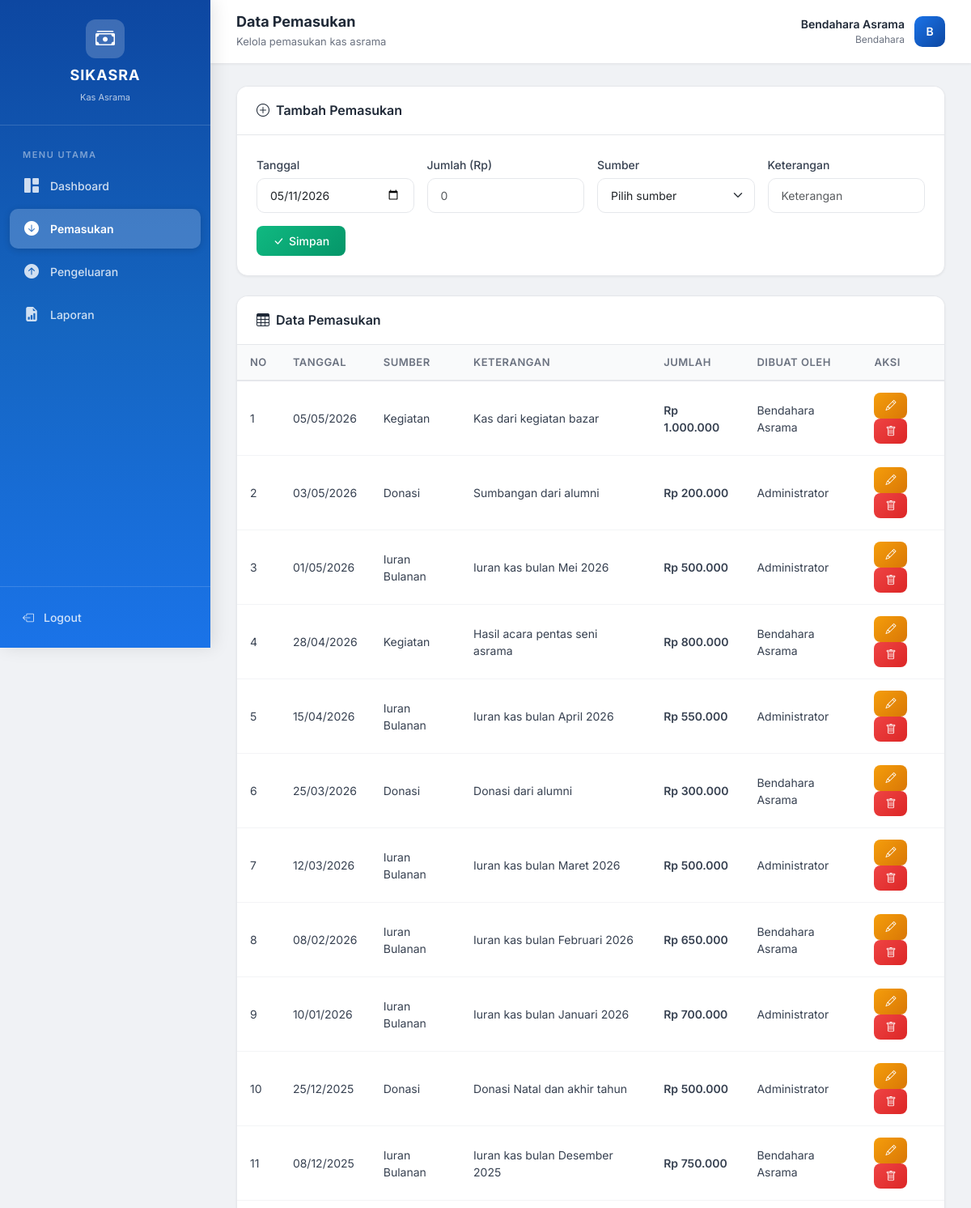
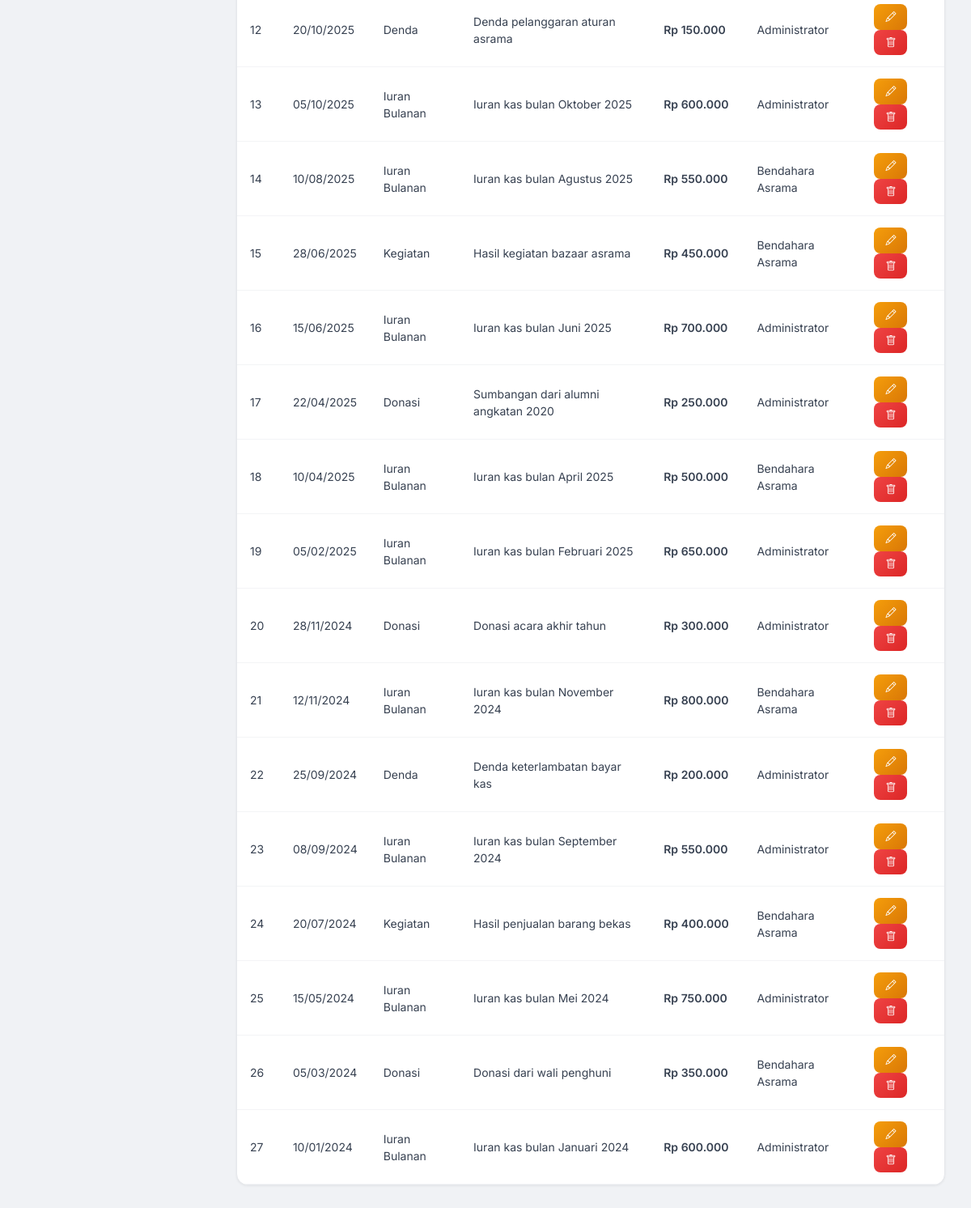
Screenshot of /pages/pemasukan.php (signed in) with the database file from the repository (2 pictures, top to bottom).
### tables this page shows
CREATE TABLE IF NOT EXISTS pemasukan (
    id INT AUTO_INCREMENT PRIMARY KEY,
    tanggal DATE NOT NULL,
    jumlah DECIMAL(15,2) NOT NULL,
    keterangan TEXT,
    sumber_pemasukan VARCHAR(100) NOT NULL,
    created_by INT,
    created_at TIMESTAMP DEFAULT CURRENT_TIMESTAMP,
    FOREIGN KEY (created_by) REFERENCES users(id) ON DELETE SET NULL
);

CREATE TABLE IF NOT EXISTS users (
    id INT AUTO_INCREMENT PRIMARY KEY,
    username VARCHAR(50) NOT NULL UNIQUE,
    password VARCHAR(255) NOT NULL,
    nama_lengkap VARCHAR(100) NOT NULL,
    role ENUM('admin', 'bendahara') NOT NULL DEFAULT 'bendahara',
    created_at TIMESTAMP DEFAULT CURRENT_TIMESTAMP
);

### classes/Transaksi.php (called while the page is built, shortened)
<?php
class Transaksi {
    public function __construct($conn) {
        $this->conn = $conn;
    }
}
?>

### classes/Pemasukan.php (called while the page is built, shortened)
<?php
require_once __DIR__ . '/Transaksi.php';
class Pemasukan extends Transaksi {
    public function tampilPemasukan() {
        $query = "SELECT p.*, u.nama_lengkap
                  FROM pemasukan p
                  LEFT JOIN users u ON p.created_by = u.id
                  ORDER BY p.tanggal DESC";
        $result = $this->conn->query($query);
        return $result;
    }
}
?>

### pages/pemasukan.php (the view, shortened to what this page needs)
<?php
require_once '../classes/Pemasukan.php';
$db = new Database();
$conn = $db->getConnection();
$pemasukan = new Pemasukan($conn);
$editData = null;
$dataPemasukan = $pemasukan->tampilPemasukan();
?>
<!DOCTYPE html>
<html lang="id">
<head>
    <link href="https://cdn.jsdelivr.net/npm/bootstrap@5.3.0/dist/css/bootstrap.min.css" rel="stylesheet">
    <link href="https://cdn.jsdelivr.net/npm/bootstrap-icons@1.10.0/font/bootstrap-icons.css" rel="stylesheet">
    <link href="../assets/css/style.css" rel="stylesheet">
</head>
<body>
<div class="app-wrapper">
    <?php include 'sidebar.php'; ?>
    <div class="main-content">
        <div class="top-navbar">
            <div class="page-title"><h5>Data Pemasukan</h5><small>Kelola pemasukan kas asrama</small></div>
            <div class="user-info">
                <div class="user-detail">
                    <div class="user-name"><?php echo $_SESSION['nama_lengkap']; ?></div>
                    <div class="user-role"><?php echo ucfirst($_SESSION['role']); ?></div>
                </div>
                <div class="user-avatar"><?php echo strtoupper(substr($_SESSION['nama_lengkap'],0,1)); ?></div>
            </div>
        </div>
        <div class="content-area">
            <div class="card-custom mb-4">
                <div class="card-header">
                    <h5><i class="bi bi-plus-circle me-2"></i><?php echo $editData ? 'Edit Pemasukan' : 'Tambah Pemasukan'; ?></h5>
                </div>
                <div class="card-body">
                    <form method="POST" action="" class="form-custom">
                        <div class="row g-3">
                            <div class="col-md-3">
                                <label class="form-label">Tanggal</label>
                                <input type="date" class="form-control" name="tanggal" value="<?php echo $editData ? $editData['tanggal'] : date('Y-m-d'); ?>" required>
                            </div>
                            <div class="col-md-3">
                                <label class="form-label">Jumlah (Rp)</label>
                                <input type="number" class="form-control" name="jumlah" placeholder="0" value="<?php echo $editData ? $editData['jumlah'] : ''; ?>" required>
                            </div>
                            <div class="col-md-3">
                                <label class="form-label">Sumber</label>
                                <select class="form-select" name="sumber_pemasukan" required>
                                    <option value="">Pilih sumber</option>
                                </select>
                            </div>
                            <div class="col-md-3">
                                <label class="form-label">Keterangan</label>
                                <input type="text" class="form-control" name="keterangan" placeholder="Keterangan" value="<?php echo $editData ? $editData['keterangan'] : ''; ?>">
                            </div>
                        </div>
                        <div class="mt-3">
                            <button type="submit" class="btn-success-custom"><i class="bi bi-check-lg"></i> Simpan</button>
                        </div>
                    </form>
                </div>
            </div>
            <div class="card-custom">
                <div class="card-header"><h5><i class="bi bi-table me-2"></i>Data Pemasukan</h5></div>
                <div class="card-body" style="padding:0;">
                    <table class="table-custom">
                        <thead><tr><th>No</th><th>Tanggal</th><th>Sumber</th><th>Keterangan</th><th>Jumlah</th><th>Dibuat Oleh</th><th>Aksi</th></tr></thead>
                        <tbody>
                        <?php $no=1; while($row=$dataPemasukan->fetch_assoc()): ?>
                            <tr>
                                <td><?php echo $no++; ?></td>
                                <td><?php echo date('d/m/Y', strtotime($row['tanggal'])); ?></td>
                                <td><?php echo $row['sumber_pemasukan']; ?></td>
                                <td><?php echo $row['keterangan']; ?></td>
                                <td class="money-green">Rp <?php echo number_format($row['jumlah'],0,',','.'); ?></td>
                                <td><?php echo $row['nama_lengkap'] ?? '-'; ?></td>
                                <td>
                                    <a href="pemasukan.php?edit=<?php echo $row['id']; ?>" class="btn-warning-custom"><i class="bi bi-pencil"></i></a>
                                    <a href="pemasukan.php?hapus=<?php echo $row['id']; ?>" class="btn-danger-custom" onclick="return confirm('Yakin hapus?')"><i class="bi bi-trash"></i></a>
                                </td>
                            </tr>
                        <?php endwhile; ?>
                        </tbody>
                    </table>
                </div>
            </div>
        </div>
    </div>
</div>
</body>
</html>

### assets/css/style.css (style rules this page uses)
* { margin: 0; padding: 0; box-sizing: border-box; }
body { font-family: 'Inter', sans-serif; background-color: #f0f2f5; color: #333; min-height: 100vh; }
.app-wrapper { display: flex; min-height: 100vh; }
.main-content { margin-left: 260px; flex: 1; min-height: 100vh; background: #f0f2f5; }
.top-navbar { background: white; padding: 16px 32px; display: flex; justify-content: space-between; align-items: center; box-shadow: 0 1px 3px rgba(0, 0, 0, 0.08); position: sticky; top: 0; z-index: 100; }
.top-navbar .page-title h5 { font-weight: 700; color: #1f2937; font-size: 18px; margin: 0; }
.top-navbar .page-title small { color: #6b7280; font-size: 13px; }
.top-navbar .user-info { display: flex; align-items: center; gap: 12px; }
.top-navbar .user-info .user-avatar { width: 38px; height: 38px; background: linear-gradient(135deg, #1a73e8, #0d47a1); border-radius: 10px; display: flex; align-items: center; justify-content: center; color: white; font-weight: 600; font-size: 14px; }
.top-navbar .user-info .user-detail { text-align: right; }
.top-navbar .user-info .user-detail .user-name { font-weight: 600; font-size: 14px; color: #1f2937; }
.top-navbar .user-info .user-detail .user-role { font-size: 12px; color: #6b7280; }
.content-area { padding: 28px 32px; }
.card-custom { background: white; border-radius: 14px; box-shadow: 0 1px 3px rgba(0, 0, 0, 0.06); border: 1px solid #e5e7eb; overflow: hidden; }
.card-custom .card-header { background: white; padding: 20px 24px; border-bottom: 1px solid #e5e7eb; display: flex; justify-content: space-between; align-items: center; }
.card-custom .card-header h5 { font-weight: 600; font-size: 16px; color: #1f2937; margin: 0; }
.card-custom .card-body { padding: 24px; }
.table-custom { width: 100%; border-collapse: collapse; }
.table-custom thead th { background: #f9fafb; padding: 12px 16px; font-size: 13px; font-weight: 600; color: #6b7280; text-transform: uppercase; letter-spacing: 0.5px; border-bottom: 2px solid #e5e7eb; text-align: left; }
.table-custom tbody td { padding: 14px 16px; font-size: 14px; color: #374151; border-bottom: 1px solid #f3f4f6; vertical-align: middle; }
.table-custom tbody tr { transition: background 0.2s ease; }
.btn-success-custom { background: linear-gradient(135deg, #10b981, #059669); border: none; border-radius: 8px; padding: 8px 20px; font-weight: 500; font-size: 14px; color: white; transition: all 0.3s ease; text-decoration: none; display: inline-flex; align-items: center; gap: 6px; }
.btn-danger-custom { background: linear-gradient(135deg, #ef4444, #dc2626); border: none; border-radius: 8px; padding: 6px 14px; font-weight: 500; font-size: 13px; color: white; transition: all 0.3s ease; text-decoration: none; display: inline-flex; align-items: center; gap: 4px; }
.btn-warning-custom { background: linear-gradient(135deg, #f59e0b, #d97706); border: none; border-radius: 8px; padding: 6px 14px; font-weight: 500; font-size: 13px; color: white; transition: all 0.3s ease; text-decoration: none; display: inline-flex; align-items: center; gap: 4px; }
.form-custom .form-label { font-weight: 500; color: #374151; font-size: 14px; margin-bottom: 6px; }
.form-custom .form-control, .form-custom .form-select { border-radius: 10px; padding: 10px 16px; border: 1.5px solid #e5e7eb; font-size: 14px; transition: all 0.3s ease; }
.money-green { color: #10b981; font-weight: 600; }

### rows the page displays
pemasukan: tanggal "05/05/2026", sumber_pemasukan "Kegiatan", keterangan "Kas dari kegiatan bazar", jumlah "1.000.000", created_by.nama_lengkap "Bendahara Asrama"
pemasukan: tanggal "03/05/2026", sumber_pemasukan "Donasi", keterangan "Sumbangan dari alumni", jumlah "200.000", created_by.nama_lengkap "Administrator"
pemasukan: tanggal "01/05/2026", sumber_pemasukan "Iuran Bulanan", keterangan "Iuran kas bulan Mei 2026", jumlah "500.000", created_by.nama_lengkap "Administrator"
pemasukan: tanggal "28/04/2026", sumber_pemasukan "Kegiatan", keterangan "Hasil acara pentas seni asrama", jumlah "800.000", created_by.nama_lengkap "Bendahara Asrama"
pemasukan: tanggal "15/04/2026", sumber_pemasukan "Iuran Bulanan", keterangan "Iuran kas bulan April 2026", jumlah "550.000", created_by.nama_lengkap "Administrator"
pemasukan: tanggal "25/03/2026", sumber_pemasukan "Donasi", keterangan "Donasi dari alumni", jumlah "300.000", created_by.nama_lengkap "Bendahara Asrama"
pemasukan: tanggal "12/03/2026", sumber_pemasukan "Iuran Bulanan", keterangan "Iuran kas bulan Maret 2026", jumlah "500.000", created_by.nama_lengkap "Administrator"
pemasukan: tanggal "08/02/2026", sumber_pemasukan "Iuran Bulanan", keterangan "Iuran kas bulan Februari 2026", jumlah "650.000", created_by.nama_lengkap "Bendahara Asrama"
pemasukan: tanggal "10/01/2026", sumber_pemasukan "Iuran Bulanan", keterangan "Iuran kas bulan Januari 2026", jumlah "700.000", created_by.nama_lengkap "Administrator"
pemasukan: tanggal "25/12/2025", sumber_pemasukan "Donasi", keterangan "Donasi Natal dan akhir tahun", jumlah "500.000", created_by.nama_lengkap "Administrator"
pemasukan: tanggal "08/12/2025", sumber_pemasukan "Iuran Bulanan", keterangan "Iuran kas bulan Desember 2025", jumlah "750.000", created_by.nama_lengkap "Bendahara Asrama"
pemasukan: tanggal "20/10/2025", sumber_pemasukan "Denda", keterangan "Denda pelanggaran aturan asrama", jumlah "150.000", created_by.nama_lengkap "Administrator"
pemasukan: tanggal "05/10/2025", sumber_pemasukan "Iuran Bulanan", keterangan "Iuran kas bulan Oktober 2025", jumlah "600.000", created_by.nama_lengkap "Administrator"
pemasukan: tanggal "10/08/2025", sumber_pemasukan "Iuran Bulanan", keterangan "Iuran kas bulan Agustus 2025", jumlah "550.000", created_by.nama_lengkap "Bendahara Asrama"
pemasukan: tanggal "28/06/2025", sumber_pemasukan "Kegiatan", keterangan "Hasil kegiatan bazaar asrama", jumlah "450.000", created_by.nama_lengkap "Bendahara Asrama"
pemasukan: tanggal "15/06/2025", sumber_pemasukan "Iuran Bulanan", keterangan "Iuran kas bulan Juni 2025", jumlah "700.000", created_by.nama_lengkap "Administrator"
pemasukan: tanggal "22/04/2025", sumber_pemasukan "Donasi", keterangan "Sumbangan dari alumni angkatan 2020", jumlah "250.000", created_by.nama_lengkap "Administrator"
pemasukan: tanggal "10/04/2025", sumber_pemasukan "Iuran Bulanan", keterangan "Iuran kas bulan April 2025", jumlah "500.000", created_by.nama_lengkap "Bendahara Asrama"
pemasukan: tanggal "05/02/2025", sumber_pemasukan "Iuran Bulanan", keterangan "Iuran kas bulan Februari 2025", jumlah "650.000", created_by.nama_lengkap "Administrator"
pemasukan: tanggal "28/11/2024", sumber_pemasukan "Donasi", keterangan "Donasi acara akhir tahun", jumlah "300.000", created_by.nama_lengkap "Administrator"
pemasukan: tanggal "12/11/2024", sumber_pemasukan "Iuran Bulanan", keterangan "Iuran kas bulan November 2024", jumlah "800.000", created_by.nama_lengkap "Bendahara Asrama"
pemasukan: tanggal "25/09/2024", sumber_pemasukan "Denda", keterangan "Denda keterlambatan bayar kas", jumlah "200.000", created_by.nama_lengkap "Administrator"
pemasukan: tanggal "08/09/2024", sumber_pemasukan "Iuran Bulanan", keterangan "Iuran kas bulan September 2024", jumlah "550.000", created_by.nama_lengkap "Administrator"
pemasukan: tanggal "20/07/2024", sumber_pemasukan "Kegiatan", keterangan "Hasil penjualan barang bekas", jumlah "400.000", created_by.nama_lengkap "Bendahara Asrama"
pemasukan: tanggal "15/05/2024", sumber_pemasukan "Iuran Bulanan", keterangan "Iuran kas bulan Mei 2024", jumlah "750.000", created_by.nama_lengkap "Administrator"
pemasukan: tanggal "05/03/2024", sumber_pemasukan "Donasi", keterangan "Donasi dari wali penghuni", jumlah "350.000", created_by.nama_lengkap "Bendahara Asrama"
pemasukan: tanggal "10/01/2024", sumber_pemasukan "Iuran Bulanan", keterangan "Iuran kas bulan Januari 2024", jumlah "600.000", created_by.nama_lengkap "Administrator"

### other values shown
$_SESSION['nama_lengkap'] "Bendahara Asrama"
$_SESSION['role'] "Bendahara"
substr($_SESSION['nama_lengkap'],0,1) "B"
